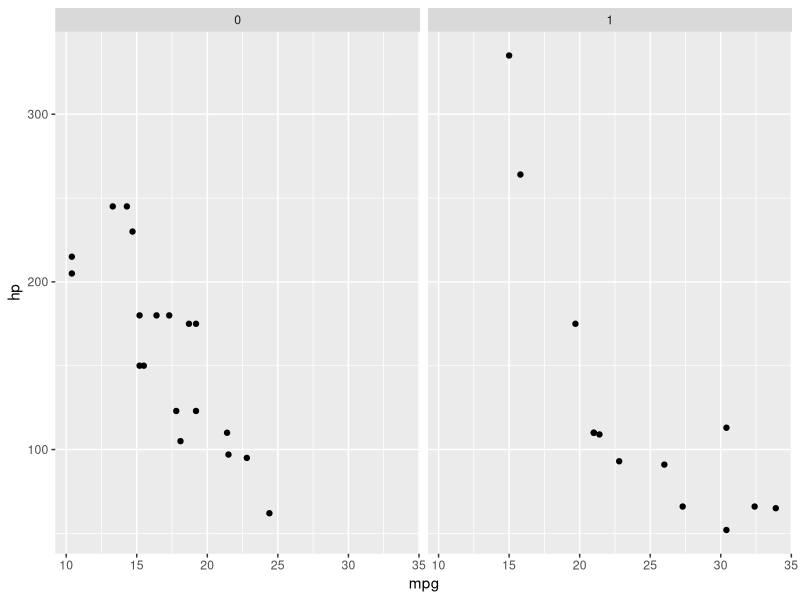

The R source for this figure:
## ---- chunk 1
mean(c(1:10))
## ---- chunk 2
library(ggplot2)
ggplot() +
  geom_point(data = mtcars, 
             aes(x=mpg, 
                 y=hp)) +
  facet_wrap(~am)
## ---- chunk 3
knitr::kable(
  mtcars[1:5, ]
  )
## ---- chunk 4
x <- 6
